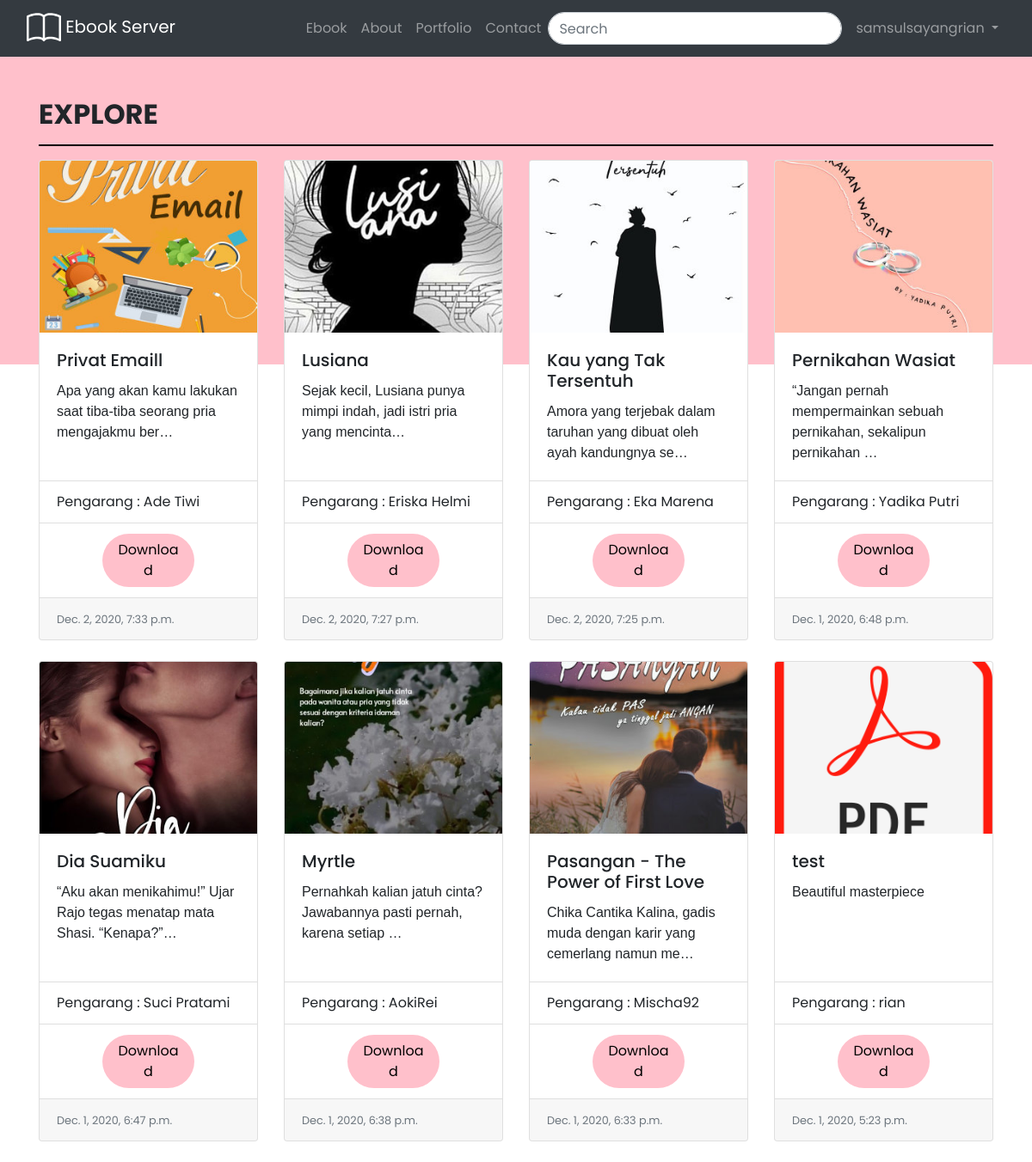
Screenshot of /ebook/ (signed in) with the database file from the repository.
### ebook/models.py (models this page shows, shortened)
class Ebook(models.Model):
	judul = models.CharField(max_length=255, blank=True)
	thumbnail = models.ImageField(upload_to='documents/', default="/default-img.png")
	author = models.ForeignKey(User, on_delete=models.CASCADE, default=1, blank=True, null=True)
	file = models.FileField(upload_to='documents/')
	upload = models.DateTimeField(auto_now_add=True)
	pengarang = models.CharField(max_length=255, blank=True)
	penerbit = models.CharField(max_length=255, blank=True)
	deskripsi = models.TextField(default="Beautiful masterpiece")
	slug = models.SlugField(blank=True, editable=False)

### ebook/views.py (the view)
# urls.py: path('', views.ebook, name="ebook_index"),
def ebook(request):
	all_ebook = Ebook.objects.all().order_by('-upload')
	context = {
		'all_ebook':all_ebook,
	}
	return render(request, 'ebook/ebook.html', context)

### templates/ebook/ebook.html (shortened to what this page needs)
{% load static %}
<!DOCTYPE html>
<html>
<head>
	<link rel="stylesheet" href="{% static "css/ebook.css" %}">
	<link rel="stylesheet" href="https://stackpath.bootstrapcdn.com/bootstrap/4.5.2/css/bootstrap.min.css">
</head>
<body>
	{% include "navbar.html" %}
	<br><br>
	<div style="position: absolute; z-index: -1; background-color: pink; width: 100%; height: 45vh; margin-top: -50px">
	</div>
	<div class="container">
		<h2><b>EXPLORE</b></h2>
		<hr style="border: solid 1.5px black">
		<div class="row row-cols-1 row-cols-md-4">
			{% for ebook in all_ebook %}
			<div class="col mb-4">
				<div class="card h-100 ebook-card">
					<img src="{{ebook.thumbnail.url}}" style="object-fit: cover; height: 200px" class="card-img-top" alt="...">
					<div class="card-body">
						<h5 class="card-title">{{ebook.judul}}</h5>
						<p class="card-text">{{ebook.deskripsi|striptags|truncatechars:70}}</p>
					</div>
					<ul class="list-group list-group-flush">
						<li class="list-group-item">Pengarang : {{ebook.pengarang}}</li>
						<li class="list-group-item">
							<div style="text-align: center">
								<button type="button" style="width: 50%; background-color: pink; color: black" class="btn rounded-pill" data-toggle="modal" data-target="#exampleModal{{forloop.counter}}">
									Download
								</button>
							</div>
						</li>
					</ul>
					<div class="card-footer">
						<small class="text-muted">{{ebook.upload}}</small>
					</div>
				</div>
				</div>
				{% endfor %}
			</div>
		</div>
		</body>
		</html>

### templates/navbar.html (shortened to what this page needs)
<nav class="navbar navbar-expand-lg navbar-dark bg-dark">
	<div class="container-fluid">
		<div class="navbar-header">
			<a href="{% url 'index' %}" class="navbar-brand">  Ebook Server</a>
		</div>
		<div class="collapse navbar-collapse" id="bs-example-navbar-collapse-1">
			<ul class="nav navbar-nav ml-auto">
				<li class="nav-item">
					<a class="nav-link" href="{% url 'ebook:ebook_index' %}">Ebook<span class="sr-only">(current)</span></a>
				</li>
				<li class="nav-item">
					<a class="nav-link" href="#">About <span class="sr-only">(current)</span></a>
				</li>
				<li class="nav-item">
					<a class="nav-link" href="#">Portfolio</a>
				</li>
				<li class="nav-item">
					<a class="nav-link" href="#">Contact</a>
				</li>
				<form class="form-inline my-2 my-lg-0" action="/search/" method="get">
					<input class="search-input form-control mr-sm-2" style="position: relative;border-radius: 50px" type="search" name="query" value="{{q}}" placeholder="Search" aria-label="Search" required>
				</form>
				{% if not request.user.is_authenticated %}
				<li class="nav-item">
					<a class="btn btn-light" href="{% url 'auth:signin' %}">Sign in</a>
				</li>
				{% else %}
				<li class="nav-item dropdown">
					<a class="nav-link dropdown-toggle" href="#" id="navbarDropdown" role="button" data-toggle="dropdown" aria-haspopup="true" aria-expanded="false">
						{{request.user}}
					</a>
				</li>
				{% endif %}
			</ul>
		</div>
	</div>
</nav>

### static/css/ebook.css (style rules this page uses)
.ebook-card { transition: 0.5s; }
* { font-family: 'Poppins', sans-serif; }
p { font-family: 'Arial'; }

### rows the page displays
Ebook: thumbnail (picture), judul "Privat Emaill", deskripsi "Apa yang akan kamu lakukan saat tiba-tiba seorang pria mengajakmu ber…", pengarang "Ade Tiwi", upload "Dec. 2, 2020, 7:33 p.m."
Ebook: thumbnail (picture), judul "Lusiana", deskripsi "Sejak kecil, Lusiana punya mimpi indah, jadi istri pria yang mencinta…", pengarang "Eriska Helmi", upload "Dec. 2, 2020, 7:27 p.m."
Ebook: thumbnail (picture), judul "Kau yang Tak Tersentuh", deskripsi "Amora yang terjebak dalam taruhan yang dibuat oleh ayah kandungnya se…", pengarang "Eka Marena", upload "Dec. 2, 2020, 7:25 p.m."
Ebook: thumbnail (picture), judul "Pernikahan Wasiat", deskripsi "“Jangan pernah mempermainkan sebuah pernikahan, sekalipun pernikahan …", pengarang "Yadika Putri", upload "Dec. 1, 2020, 6:48 p.m."
Ebook: thumbnail (picture), judul "Dia Suamiku", deskripsi "“Aku akan menikahimu!” Ujar Rajo tegas menatap mata Shasi. “Kenapa?”…", pengarang "Suci Pratami", upload "Dec. 1, 2020, 6:47 p.m."
Ebook: thumbnail (picture), judul "Myrtle", deskripsi "Pernahkah kalian jatuh cinta? Jawabannya pasti pernah, karena setiap …", pengarang "AokiRei", upload "Dec. 1, 2020, 6:38 p.m."
Ebook: thumbnail (picture), judul "Pasangan - The Power of First Love", deskripsi "Chika Cantika Kalina, gadis muda dengan karir yang cemerlang namun me…", pengarang "Mischa92", upload "Dec. 1, 2020, 6:33 p.m."
Ebook: thumbnail (placeholder picture), judul "test", deskripsi "Beautiful masterpiece", pengarang "rian", upload "Dec. 1, 2020, 5:23 p.m."

### other values shown
{{ request.user }} "samsulsayangrian"
